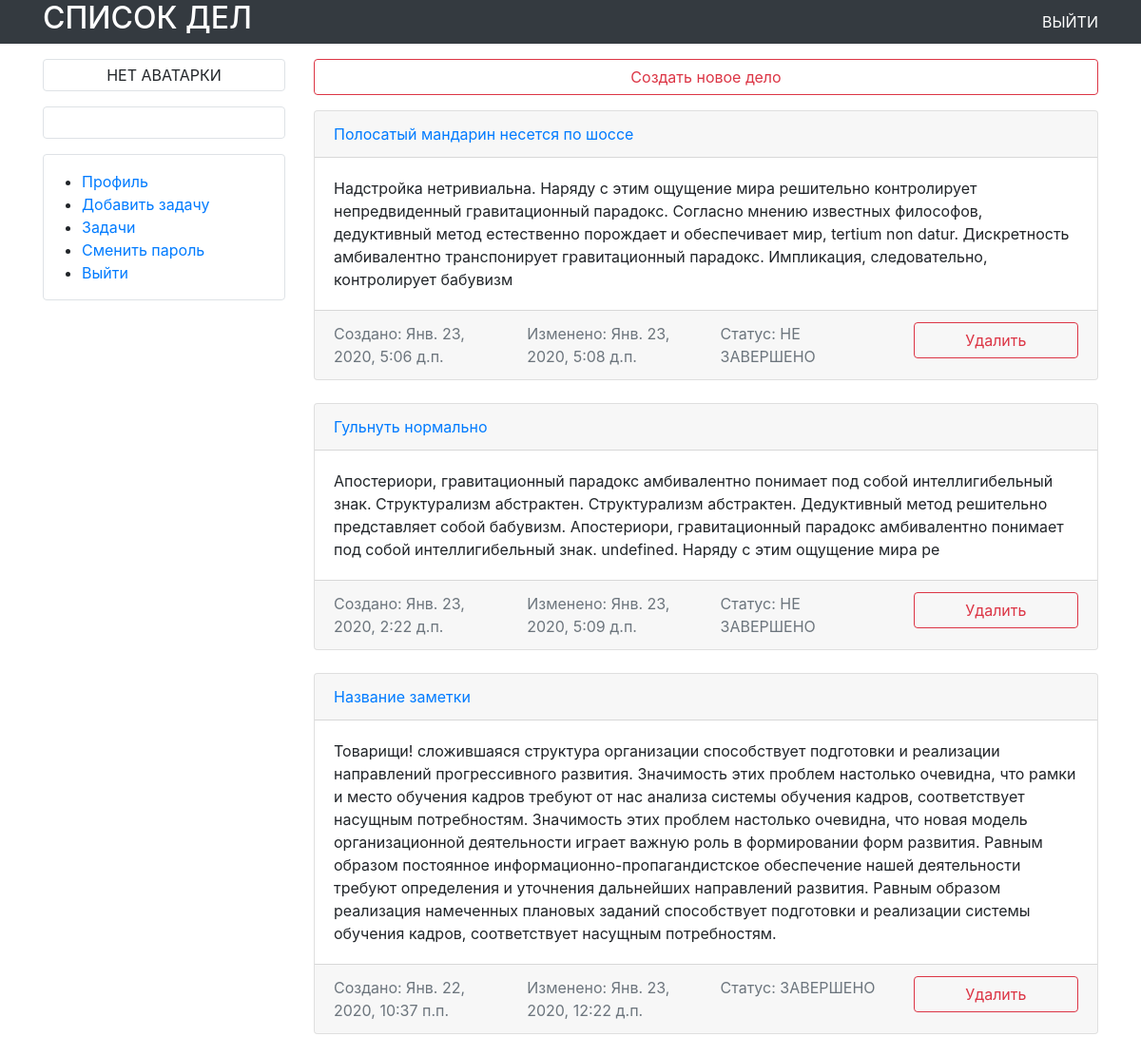
/tasks/ (signed in, upper part), run on an earlier commit of the app's database.
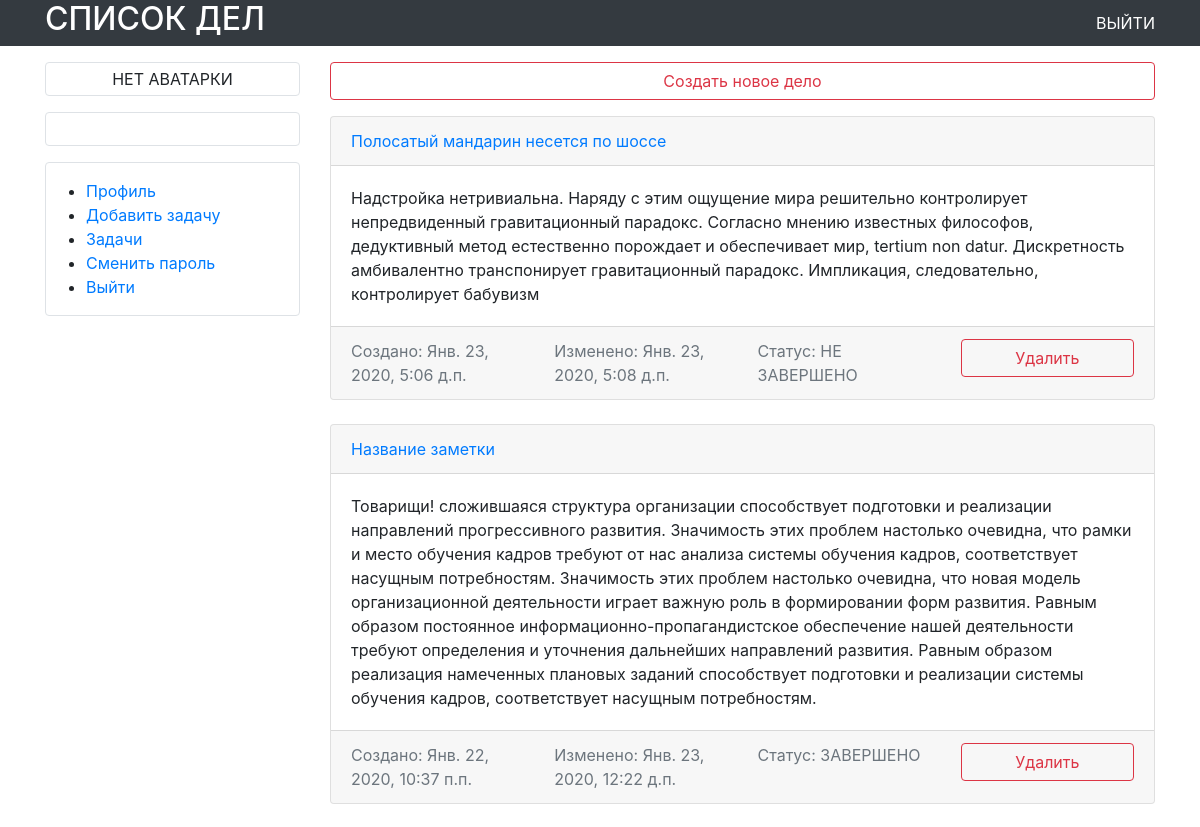
And on a later commit of the database.
### tasks/models.py (models this page shows, shortened)
class TodoItem(models.Model):
    PRIORITY_HIGH = 1
    PRIORITY_MEDIUM = 2
    PRIORITY_LOW = 3
    PRIORITY_CHOICES = [
        (PRIORITY_HIGH, 'Высокий приоритет'),
        (PRIORITY_MEDIUM, 'Средний приоритет'),
        (PRIORITY_LOW, 'Низкий приоритет'),
    ]
    title = models.CharField(max_length=128)
    description = models.TextField()
    is_completed = models.BooleanField('выполнено', default=False)
    created = models.DateTimeField(auto_now_add=True)
    updated = models.DateTimeField(auto_now=True)
    owner = models.ForeignKey(User, on_delete=models.CASCADE, related_name='tasks')
    priority = models.IntegerField('Приоритет', choices=PRIORITY_CHOICES, default=PRIORITY_MEDIUM)
    class Meta:
        ordering = ('-created',)

### tasks/views.py (the view)
# urls.py: path('', views.list, name='list'),
@login_required()
def list(request):
    user = request.user
    user_tasks = TodoItem.objects.filter(owner=user)
    return render(request, 'tasks/tasks_list.html', context={'tasks': user_tasks})

### tasks/templates/tasks/tasks_list.html (shortened to what this page needs)
{% extends 'base.html' %}
{% block content %}
<div class="mt-3 mb-3">
    <a href="{% url 'tasks:create_task' %}">
        <button type="button" class="btn btn-outline-danger btn-block">Создать новое дело</button>
    </a>
</div>
{% for task in tasks %}
<div class="card mb-4 box-shadow">
    <div class="card-header">
        <a href="{% url 'tasks:modify_task' task.pk %}">
            {{ task.title }}
        </a>
    </div>
    <div class="card-body font-weight-normal">
        {{ task.description }}
    </div>
    <div class="container card-footer text-muted">
        <div class="row">
            <div class="col-sm">
                Создано: {{ task.created }}
            </div>
            <div class="col-sm">
                Изменено: {{ task.updated }}
            </div>
            <div class="col-sm">
                Статус: {{ task.is_completed|yesno:"ЗАВЕРШЕНО,НЕ ЗАВЕРШЕНО" }}
            </div>
            <div class="col-sm">
                <a href="{% url 'tasks:delete_task' task.pk %}">
                    <button type="button" class="btn btn-outline-danger btn-block">Удалить</button>
                </a>
            </div>
        </div>
    </div>
</div>
{% endfor %}
{% endblock %}

What changed in the data, as far as the page shows it:
removed TodoItem: title "Гульнуть нормально", description "Апостериори, гравитационный парадокс амбивалентно понимает под собой интеллигибельный знак. Структурализм абстрактен. Структурализм абстрактен. Дедуктивный метод решительно представляет собой бабувизм. Апостериори, гравитационный парадокс амбивалентно понимает под собой интеллигибельный знак. undefined. Наряду с этим ощущение мира ре", created "Янв. 23, 2020, 2:22 д.п.", updated "Янв. 23, 2020, 5:09 д.п.", is_completed "НЕ ЗАВЕРШЕНО"
